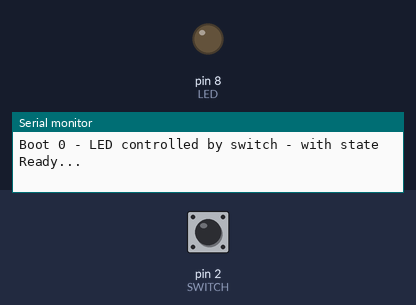
Bench run of a sketch on a simulated Arduino Uno, built with avr-gcc and run on an emulated ATmega328P. Shown: output pins drawn as LEDs (lit = HIGH), the last lines printed to the serial monitor. The inputs (shaded band) are chosen by the test bench; at power-on: pin 2 (SWITCH) HIGH.

Above: at 1.2 s.
1.3 s: pin 2 (SWITCH) pulled LOW for 0.15 s
At 2.1 s:
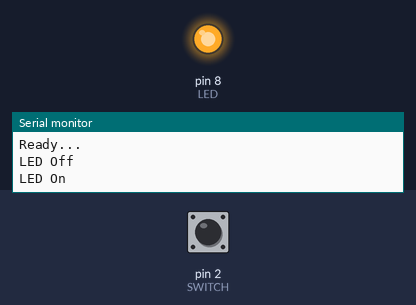
2.9 s: pin 2 (SWITCH) pulled LOW for 3.2 s
At 3.8 s:
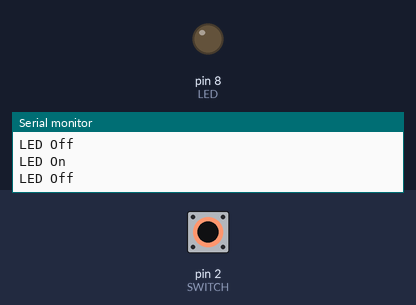
Timing chart, 0 to 7.6 s (numbered marks = the images above; inputs shaded):
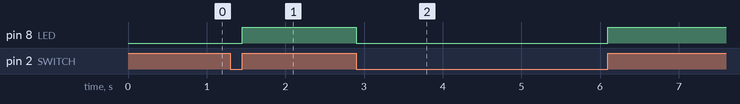

The sketch:

0002-LED-with-pushbutton-and-state.ino
```cpp
/* LED With push button
 *
 *  This is a simple program that illustrates pushing a button turns on the LED.
 *  It is an extension from the previous program in that it tracks the state of the
 *  button and *only* alters the LED status if it detects a change in the state
 *  of the button (i.e. was pressed - now released OR was released - now pressed).
 *
 *  This resolves the problems observed in the previous program of either:
 *  - processing being delayed by the use of delay().
 *    and/or
 *  - Continous messages being displayed on the Serial Monitor
 *
 *  About delay():
 *  - Generally delay is not a good way of introducing delays.
 *  - delay() basically is an "infinite loop" that runs for *roughly* the
 *    number of milliseconds that you requested.
 *  - Very little "other stuff" can happen when a delay is active - as can be seen
 *    in the "response time" of the LED.
 *
 *  In this program:
 *  - status variables are used to track the previous state of the push button.
 *  - If the status of the push button changes, the LED is switched to the new state.
 *
 *  Some important things to note:
 *  - Sometimes when you press (or release) the button, there are multiple messages displayed...
 *    - Why?
 *  - To dramatically see the effect, try bypassing the switch by touching the
 *    +5 wire (VCC) to the (button side) of the pull down resistor.
 *  - This is known as bounce and is caused by a variety of things,
 *    - Switch being dirty or rough and actually bouncing off and on at the points of contact.
 *    - A charge being built up which is enough to register momentarily as a value (e.g. closed)
 *      and then not being measurable as a value (i.e. open).
 *      This is sort of like a spark, but so tiny and short you can not see it.
 */

#define LED 8
#define SWITCH 2

int prevButtonState;

void setup() {
  Serial.begin(9600);
  int tOut = 200;    // Wait up to 2000 ms (2 seconds) for the Serial port to initialise
  while (tOut && !Serial) {
    tOut--;
    delay(10);
  }

  Serial.println("Boot 0 - LED controlled by switch - with state");

  pinMode(SWITCH, INPUT);
  pinMode(LED, OUTPUT);
  prevButtonState = digitalRead(SWITCH);
  Serial.println("Ready...");
}


void loop() {
  int reading = digitalRead(SWITCH);
  if (reading != prevButtonState) {
    digitalWrite(LED, reading);
    prevButtonState = reading;
      Serial.print("LED ");
      Serial.println(reading ? "On" : "Off");
  }
}
```

Measured:
- after the input at 1.3 s, pin 8 (LED): LOW → HIGH after 0.15 s
- after the input at 2.9 s, pin 8 (LED): HIGH → LOW at once, → HIGH 3.2 s later
